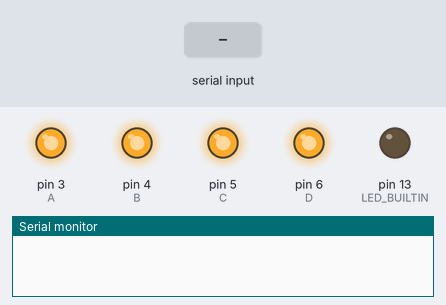
The sketch below on a simulated Arduino Uno, built with avr-gcc and run on an emulated ATmega328P. On the bench: output pins drawn as LEDs (lit = HIGH), the last lines printed to the serial monitor. The test bench sets the inputs (shaded band).

Above: at 1.2 s.
1.3 s: "a" received over Serial
At 1.8 s:
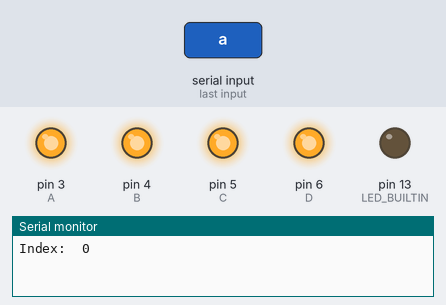
2.8 s: "s" received over Serial
At 4.0 s:
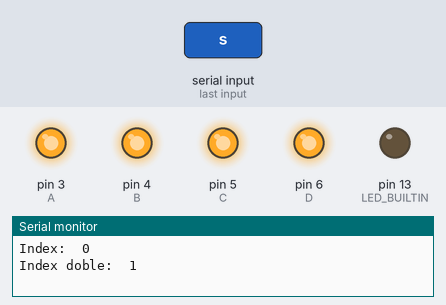
4.3 s: "a" received over Serial
At 5.3 s:
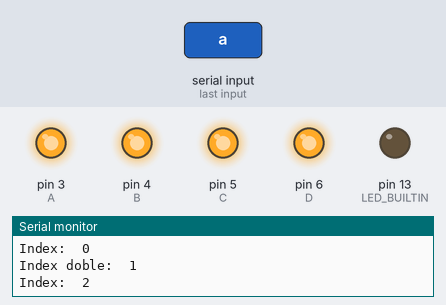
5.8 s: "s" received over Serial
At 6.4 s:
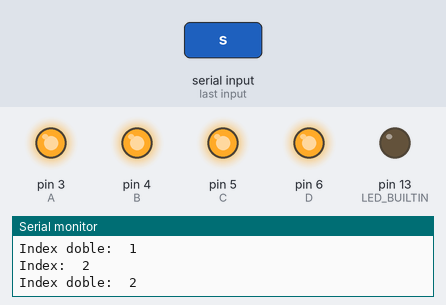
Timing chart, 0 to 8.3 s (numbered marks = the images above; inputs shaded):
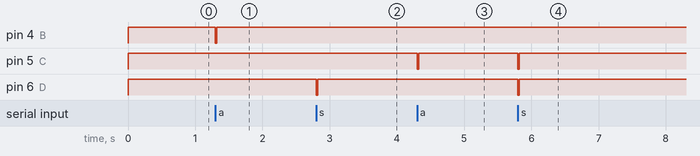

Measured:
- after the input at 1.3 s, pin 4 (B): HIGH → LOW at once, → HIGH 0.02 s later
- after the input at 2.8 s, pin 6 (D): HIGH → LOW at once, → HIGH 0.02 s later
- after the input at 4.3 s, pin 5 (C): HIGH → LOW at once, → HIGH 0.02 s later
- after the input at 5.8 s, pin 5 (C), pin 6 (D): HIGH → LOW at once, → HIGH 0.02 s later

The sketch:

Prueba_motor_unipolar.ino
```cpp
#define   A   3
#define   B   4
#define   C   5
#define   D   6
//#define   del 25
//#define  inter 25
#define intermedios

//uint8_t tabla_doble[4] = {0b10101111, 0b10110111, 0b10101111, 0b11001111};
uint8_t tabla_doble[4] = {0b00111111, 0b10011111, 0b11001111, 0b01101111};
uint8_t tabla[4] =       {0b11110111, 0b11101111, 0b11011111, 0b10111111};
uint8_t index = 0;
uint8_t index_doble = 0;
uint32_t del = 20;
uint32_t delayMicro = 0;
uint32_t inter = 1;
uint16_t j = 0;
bool start = 1;
void setup() {
  // put your setup code here, to run once:
  pinMode(A, OUTPUT);
  pinMode(B, OUTPUT);
  pinMode(C, OUTPUT);
  pinMode(D, OUTPUT);
  pinMode(LED_BUILTIN, OUTPUT);
  digitalWrite(LED_BUILTIN, 0);
  digitalWrite(A, 1);
  digitalWrite(B, 1);
  digitalWrite(C, 1);
  digitalWrite(D, 1);
  Serial.begin(9600);
}

void step()
{
  if(index <3)
  {
    index++;
  }
  else
  {
    index = 0;
  }
  PORTD = tabla[index];
  delay(del);
}

void doble_step()
{

  PORTD = tabla_doble[index_doble];
  if(index_doble <3)
  {
    index_doble++;
  }
  else
  {
    index_doble = 0;
  }
  delay(del);
}
void loop()
{
  /*
  for(int i = 0; i<20; i++)
  {
    doble_step();
  }
  delay(30);
  digitalWrite(A, 1);
  digitalWrite(B, 1);
  digitalWrite(C, 1);
  digitalWrite(D, 1);
  delay(400);*/
  if(Serial.available())
  {
    char c = Serial.read();
    if(c == 'a')
    {
      step();
      Serial.print("Index:  ");
      if(start)
      {
        Serial.println(index-1);
        start = 0;
      }
      else
        Serial.println(index);
      digitalWrite(A, 1);
      digitalWrite(B, 1);
      digitalWrite(C, 1);
      digitalWrite(D, 1);

    }
    if( c == 's')
    {
      doble_step();
      Serial.print("Index doble:  ");
      if(start)
      {
        Serial.println(index_doble-1);
        start = 0;
      }
      else
        Serial.println(index_doble);
      digitalWrite(A, 1);
      digitalWrite(B, 1);
      digitalWrite(C, 1);
      digitalWrite(D, 1);

    }
  }
}
  /*for(int i = 0; i < 17; i++)
  {
    step();
  }
  delay(150);
  for(int i = 0; i < 17; i++)
  {
    step();
  }
  delay(150);
  for(int i = 0; i < 16; i++)
  {
    step();
  }
  delay(150);
  for(int i = 0; i < 17; i++)
  {
    step();
  }
  delay(150);


}

/*

void loop() {
  //doble
  for(int i = 0; i < 4; i++)
  {
  digitalWrite(A, 0);
  digitalWrite(B, 1);
  digitalWrite(C, 0);
  digitalWrite(D, 1);
  delay(delayMicro);
  digitalWrite(A, 1);
  digitalWrite(B, 1);
  digitalWrite(C, 1);
  digitalWrite(D, 1);
  delay(del);
  digitalWrite(A, 0);
  digitalWrite(B, 1);
  digitalWrite(C, 1);
  digitalWrite(D, 0);
  delay(delayMicro);
  digitalWrite(A, 1);
  digitalWrite(B, 1);
  digitalWrite(C, 1);
  digitalWrite(D, 1);
  delay(del);
  digitalWrite(A, 1);
  digitalWrite(B, 0);
  digitalWrite(C, 1);
  digitalWrite(D, 0);
  delay(delayMicro);
  digitalWrite(A, 1);
  digitalWrite(B, 1);
  digitalWrite(C, 1);
  digitalWrite(D, 1);
  delay(del);
  digitalWrite(A, 1);
  digitalWrite(B, 0);
  digitalWrite(C, 0);
  digitalWrite(D, 1);
  delay(delayMicro);
  digitalWrite(A, 1);
  digitalWrite(B, 1);
  digitalWrite(C, 1);
  digitalWrite(D, 1);
  delay(del);
  }
  delay(250);
  }

  */
  /*
  for(int i = 0; i< 25; i++)
  {
  digitalWrite(A, 0);
  digitalWrite(B, 1);
  digitalWrite(C, 0);
  digitalWrite(D, 1);
  delayMicroseconds(del);
  #ifdef intermedios
  digitalWrite(A, 1);
  digitalWrite(B, 1);
  digitalWrite(C, 1);
  digitalWrite(D, 1);
  delayMicroseconds(inter);
  #endif
  digitalWrite(A, 0);
  digitalWrite(B, 1);
  digitalWrite(C, 1);
  digitalWrite(D, 0);
  delayMicroseconds(del);
  #ifdef intermedios
  digitalWrite(A, 1);
  digitalWrite(B, 1);
  digitalWrite(C, 1);
  digitalWrite(D, 1);
  delayMicroseconds(inter);
  #endif
  digitalWrite(A, 1);
  digitalWrite(B, 0);
  digitalWrite(C, 1);
  digitalWrite(D, 0);
  delayMicroseconds(del);
  #ifdef intermedios
  digitalWrite(A, 1);
  digitalWrite(B, 1);
  digitalWrite(C, 1);
  digitalWrite(D, 1);
  delayMicroseconds(inter);
  #endif
  digitalWrite(A, 1);
  digitalWrite(B, 0);
  digitalWrite(C, 0);
  digitalWrite(D, 1);
  delayMicroseconds(del);
  #ifdef intermedios
  digitalWrite(A, 1);
  digitalWrite(B, 1);
  digitalWrite(C, 1);
  digitalWrite(D, 1);
  delayMicroseconds(inter);
  #endif
  }
  delay(500);
  */
 /*
  digitalWrite(A, 1);
  digitalWrite(B, 0);
  digitalWrite(C, 1);
  digitalWrite(D, 0);
  delay(del);
  digitalWrite(A, 0);
  digitalWrite(B, 1);
  digitalWrite(C, 1);
  digitalWrite(D, 0);
  delay(del);
  digitalWrite(A, 0);
  digitalWrite(B, 1);
  digitalWrite(C, 0);
  digitalWrite(D, 1);
  delay(del);
  digitalWrite(A, 1);
  digitalWrite(B, 0);
  digitalWrite(C, 0);
  digitalWrite(D, 1);
  delay(del);
  */
```
